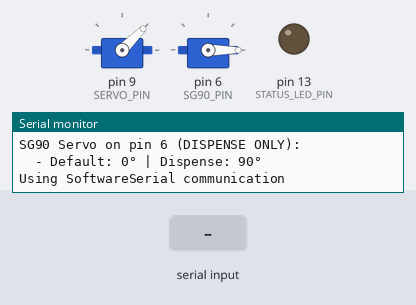
This sketch was run on a simulated Arduino Uno, built with avr-gcc and run on an emulated ATmega328P. Shown: 2 × servo, output pins drawn as LEDs (lit = HIGH), the last lines printed to the serial monitor. The inputs (shaded band) are chosen by the test bench.

Above: at 2.3 s.
2.4 s: "5\n" received over the second serial link
At 3.4 s:
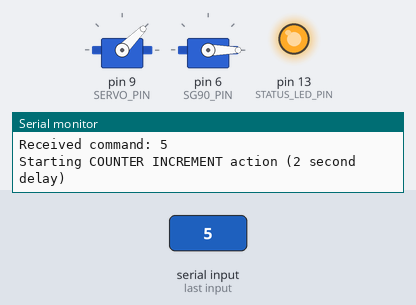
At 4.9 s:
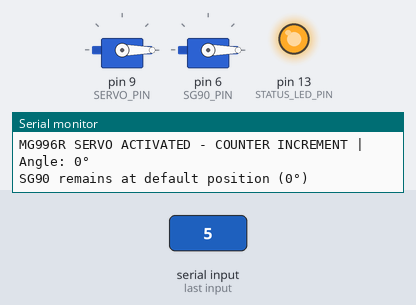
5.4 s: "STATUS\n" received over the second serial link
6.9 s: "90,45\n" received over the second serial link
Timing chart, 0 to 10.0 s (numbered marks = the images above; inputs shaded):
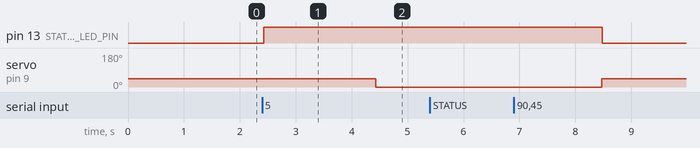

The sketch:

slave_test_3.ino
```cpp
#include <Servo.h>
#include <SoftwareSerial.h>

// Software Serial for communication with master Arduino
SoftwareSerial masterSerial(2, 3); // RX=2, TX=3

// MG996R Servo Motor (REJECT ONLY)
Servo rejectServo;
const int SERVO_PIN = 9;
const int SERVO_REJECT_ANGLE = 90;      // 90° for rejected bottles
const int SERVO_DEFAULT_ANGLE = 45;     // 45° as default position

// SG90 Servo Motor (DISPENSE ONLY)
Servo sg90Servo;
const int SG90_PIN = 6;  // Pin for SG90 servo
const int SG90_DISPENSE_ANGLE = 90;  // 90° for dispensing accepted bottles
const int SG90_DEFAULT_ANGLE = 0;    // 0° as default position

// Servo Control Commands (must match master)
#define SERVO_REJECT_CMD 1
#define SERVO_DISPENSE_CMD 2
#define SERVO_RESET_CMD 3
#define SERVO_STATUS_CMD 4
#define SERVO_COUNTER_INCREMENT_CMD 5

// Servo timing variables
unsigned long servoActionTime = 0;
unsigned long servoDelayTime = 0;
bool servoActive = false;
bool servoDelaying = false;
int currentCommand = 0;
const unsigned long SERVO_DELAY_DURATION = 2000; // 2 seconds delay
const unsigned long SERVO_ACTIVE_DURATION = 4000; // 4 seconds active
int servoStatus = 0; // 0 = idle, 1 = active, 2 = delaying

// Status LED (optional - shows servo activity)
const int STATUS_LED_PIN = 13;

void setup() {
  Serial.begin(9600);

  // Initialize Software Serial communication
  masterSerial.begin(9600);

  // Initialize MG996R servo to default 45° position
  rejectServo.attach(SERVO_PIN);
  rejectServo.write(SERVO_DEFAULT_ANGLE);
  delay(500);

  // Initialize SG90 servo to default 0° position
  sg90Servo.attach(SG90_PIN);
  sg90Servo.write(SG90_DEFAULT_ANGLE);
  delay(500);

  // Status LED
  pinMode(STATUS_LED_PIN, OUTPUT);
  digitalWrite(STATUS_LED_PIN, LOW);

  Serial.println("Slave Arduino (Dual Servo Controller) Ready");
  Serial.println("MG996R Servo on pin 9 (REJECT ONLY):");
  Serial.println("  - Default: 45° | Reject: 90°");
  Serial.println("SG90 Servo on pin 6 (DISPENSE ONLY):");
  Serial.println("  - Default: 0° | Dispense: 90°");
  Serial.println("Using SoftwareSerial communication");
}

void loop() {
  handleSerialCommunication();
  handleServoMovement();
  updateStatusLED();
  delay(50);
}

void handleSerialCommunication() {
  if (masterSerial.available()) {
    String receivedData = masterSerial.readStringUntil('\n');
    receivedData.trim();

    if (receivedData == "STATUS") {
      // Send status back to master
      masterSerial.println(servoStatus);
      Serial.print("Status requested - Sending: ");
      Serial.println(servoStatus);
    } else {
      // Parse command
      int command = receivedData.toInt();

      Serial.print("Received command: ");
      Serial.println(command);

      switch (command) {
        case SERVO_REJECT_CMD:
          if (!servoActive && !servoDelaying) {
            startServoAction("REJECT");
            currentCommand = SERVO_REJECT_CMD;
          }
          break;

        case SERVO_DISPENSE_CMD:
          if (!servoActive && !servoDelaying) {
            startServoAction("DISPENSE");
            currentCommand = SERVO_DISPENSE_CMD;
          }
          break;

        case SERVO_COUNTER_INCREMENT_CMD:
          if (!servoActive && !servoDelaying) {
            startServoAction("COUNTER INCREMENT");
            currentCommand = SERVO_COUNTER_INCREMENT_CMD;
          }
          break;

        case SERVO_RESET_CMD:
          resetServos();
          break;

        default:
          Serial.print("Unknown command: ");
          Serial.println(command);
          break;
      }
    }
  }
}

void startServoAction(String action) {
  servoDelayTime = millis();
  servoDelaying = true;
  servoStatus = 2; // Status: delaying

  Serial.print("Starting ");
  Serial.print(action);
  Serial.println(" action (2 second delay)");

  if (currentCommand == SERVO_REJECT_CMD) {
    Serial.print("MG996R will move to reject position: ");
    Serial.print(SERVO_REJECT_ANGLE);
    Serial.println("°");
  } else if (currentCommand == SERVO_DISPENSE_CMD) {
    Serial.print("SG90 will move to dispense position: ");
    Serial.print(SG90_DISPENSE_ANGLE);
    Serial.println("°");
  } else if (currentCommand == SERVO_COUNTER_INCREMENT_CMD) {
    Serial.println("MG996R will move to 0° for counter increment");
  }
}

void handleServoMovement() {
  // Handle delay before servo activation
  if (servoDelaying && (millis() - servoDelayTime) >= SERVO_DELAY_DURATION) {
    // Delay completed, activate appropriate servo based on command

    if (currentCommand == SERVO_REJECT_CMD) {
      // REJECT: Only MG996R servo moves to 90°
      rejectServo.write(SERVO_REJECT_ANGLE);
      Serial.print("MG996R SERVO ACTIVATED - REJECT | Angle: ");
      Serial.print(SERVO_REJECT_ANGLE);
      Serial.println("° (90° for rejection)");
      Serial.println("SG90 remains at default position (0°)");

    } else if (currentCommand == SERVO_DISPENSE_CMD) {
      // DISPENSE: Only SG90 servo moves to 90°
      sg90Servo.write(SG90_DISPENSE_ANGLE);
      Serial.print("SG90 SERVO ACTIVATED - DISPENSE | Angle: ");
      Serial.print(SG90_DISPENSE_ANGLE);
      Serial.println("° (90° for dispensing)");
      Serial.println("MG996R remains at default position (45°)");
    } else if (currentCommand == SERVO_COUNTER_INCREMENT_CMD) {
      // COUNTER INCREMENT: Only MG996R servo moves to 0°
      rejectServo.write(0);
      Serial.println("MG996R SERVO ACTIVATED - COUNTER INCREMENT | Angle: 0°");
      Serial.println("SG90 remains at default position (0°)");
    }

    servoActionTime = millis();
    servoActive = true;
    servoDelaying = false;
    servoStatus = 1; // Status: active
  }

  // Return servos to default position after active duration
  if (servoActive && (millis() - servoActionTime) >= SERVO_ACTIVE_DURATION) {
    rejectServo.write(SERVO_DEFAULT_ANGLE);  // Return to 45° default
    sg90Servo.write(SG90_DEFAULT_ANGLE);     // Return to 0° default
    servoActive = false;
    servoStatus = 0; // Status: idle

    if (currentCommand == SERVO_REJECT_CMD) {
      Serial.println("MG996R SERVO RETURNED to default position (45°)");
    } else if (currentCommand == SERVO_DISPENSE_CMD) {
      Serial.println("SG90 SERVO RETURNED to default position (0°)");
    } else if (currentCommand == SERVO_COUNTER_INCREMENT_CMD) {
      Serial.println("MG996R SERVO RETURNED to default position (45°)");
    }

    currentCommand = 0;
    Serial.println("Ready for next command");
  }
}

void resetServos() {
  rejectServo.write(SERVO_DEFAULT_ANGLE);  // Reset to 45° default
  sg90Servo.write(SG90_DEFAULT_ANGLE);     // Reset to 0° default
  servoActive = false;
  servoDelaying = false;
  servoStatus = 0;
  currentCommand = 0;

  Serial.println("BOTH SERVOS RESET to default positions (MG996R: 45°, SG90: 0°)");
}

void updateStatusLED() {
  if (servoActive || servoDelaying) {
    digitalWrite(STATUS_LED_PIN, HIGH);
  } else {
    digitalWrite(STATUS_LED_PIN, LOW);
  }
}
```

Measured:
- after the input at 2.4 s, pin 13 (STATUS_LED_PIN): LOW → HIGH at once; servo on pin 9 (SERVO_PIN): 45° → 0° after 2.0 s
